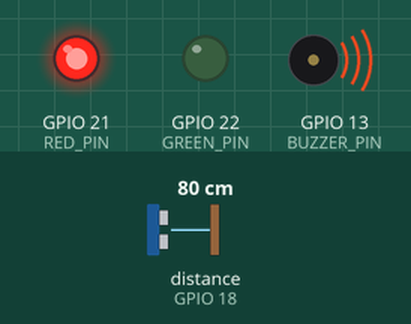
A sketch run on a simulated ESP32. Shown: output pins drawn as LEDs (lit = HIGH), buzzer (waves = sounding). Wiring (from diagram.json): ultrasonic range finder: trigger GPIO 19; echo GPIO 18. The test bench sets the inputs (shaded band); at power-on: distance to the obstacle (sensor on GPIO 18) 80 cm. The echo pulse lasts 58.3 µs per cm; WiFi joins after 1.5 s; servers stay silent unless stated; no MQTT or app messages arrive unless stated; pins used as bus, display or sensor lines are not drawn; what the sketch prints to the serial monitor is not drawn.

Above: at 2.7 s.
2.8 s: distance to the obstacle (sensor on GPIO 18) set to 23 cm
6.6 s: distance to the obstacle (sensor on GPIO 18) set to 20 cm
At 8.7 s:
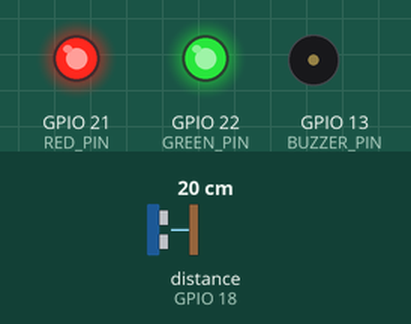
10.4 s: distance to the obstacle (sensor on GPIO 18) set to 12 cm
14.2 s: distance to the obstacle (sensor on GPIO 18) set to 9 cm
At 17.0 s:
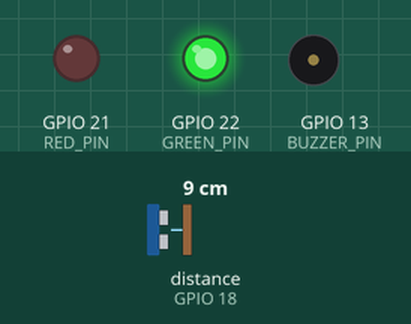
18.0 s: distance to the obstacle (sensor on GPIO 18) set to 18 cm
At 20.6 s:
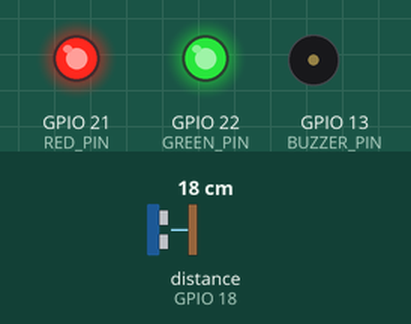
21.8 s: distance to the obstacle (sensor on GPIO 18) set to 2 cm
At 22.9 s:
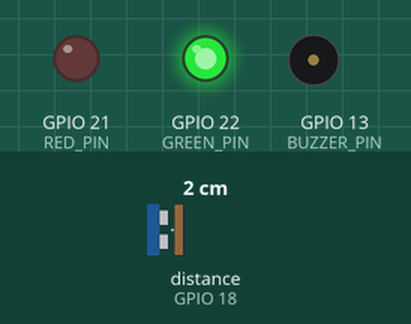
Timing chart, 0 to 24.8 s (numbered marks = the images above; inputs shaded):
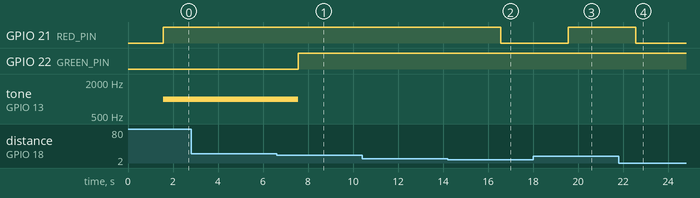

Measured:
- the behaviour switches between 22 and 21 cm on distance to the obstacle (sensor on GPIO 18) (found by bisection; images 0 and 1)
- the behaviour switches between 11 and 10 cm on distance to the obstacle (sensor on GPIO 18) (found by bisection; images 1 and 2)
- after the input at 2.8 s, every drawn part: stays the same
- after the input at 6.6 s, GPIO 22 (GREEN_PIN): LOW → HIGH after 0.96 s; tone on GPIO 13 (BUZZER_PIN): 1000 Hz → silent after 0.96 s
- after the input at 10.4 s, every drawn part: stays the same
- after the input at 14.2 s, GPIO 21 (RED_PIN): HIGH → LOW after 2.4 s
- after the input at 18.0 s, GPIO 21 (RED_PIN): LOW → HIGH after 1.6 s
- after the input at 21.8 s, GPIO 21 (RED_PIN): HIGH → LOW after 0.77 s

The sketch:

sketch.ino
```cpp
#include <WiFi.h>
#include <PubSubClient.h>

// WiFi
constexpr const char* SSID = "Wokwi-GUEST";
constexpr const char* PASSWORD = "";

// MQTT
constexpr const char* MQTT_SERVER = "broker.hivemq.com";
constexpr const char* TOPIC_NIVEL = "hidrosafe/sensor/nivel";

// Pinos
constexpr int TRIG_PIN = 19;
constexpr int ECHO_PIN = 18;
constexpr int RED_PIN = 21;
constexpr int GREEN_PIN = 22;
constexpr int BUZZER_PIN = 13;

WiFiClient espClient;
PubSubClient mqttClient(espClient);

enum NivelAgua { NORMAL, ATENCAO, CRITICO };

void conectarWiFi() {
  Serial.print("Conectando ao WiFi ");
  Serial.println(SSID);
  WiFi.begin(SSID, PASSWORD);
  while (WiFi.status() != WL_CONNECTED) {
    delay(500);
    Serial.print(".");
  }
  Serial.println("\nWiFi conectado. IP: " + WiFi.localIP().toString());
}

void conectarMQTT() {
  while (!mqttClient.connected()) {
    Serial.print("Conectando ao MQTT...");
    if (mqttClient.connect("ESP32_HidroSafe")) {
      Serial.println("Conectado!");
    } else {
      Serial.print("Erro: ");
      Serial.print(mqttClient.state());
      Serial.println(" Tentando novamente em 5s...");
      delay(5000);
    }
  }
}

long medirDistanciaCM() {
  digitalWrite(TRIG_PIN, LOW);
  delayMicroseconds(2);
  digitalWrite(TRIG_PIN, HIGH);
  delayMicroseconds(10);
  digitalWrite(TRIG_PIN, LOW);
  return pulseIn(ECHO_PIN, HIGH) * 0.034 / 2;
}

NivelAgua determinarNivel(long cm) {
  if (cm < 10) return NORMAL;
  if (cm <= 20) return ATENCAO;
  return CRITICO;
}

void atualizarLED(NivelAgua nivel) {
  switch (nivel) {
    case NORMAL:
      digitalWrite(RED_PIN, LOW);
      digitalWrite(GREEN_PIN, HIGH);
      break;
    case ATENCAO:
      digitalWrite(RED_PIN, HIGH);
      digitalWrite(GREEN_PIN, HIGH);
      break;
    case CRITICO:
      digitalWrite(RED_PIN, HIGH);
      digitalWrite(GREEN_PIN, LOW);
      break;
  }
}

void buzinar(NivelAgua nivel) {
  nivel == CRITICO ? tone(BUZZER_PIN, 1000) : noTone(BUZZER_PIN);
}

const char* nivelToString(NivelAgua nivel) {
  switch (nivel) {
    case NORMAL: return "Normal";
    case ATENCAO: return "Atenção";
    case CRITICO: return "CRÍTICO!!!!";
    default: return "";
  }
}

void setup() {

  Serial.begin(115200);

  pinMode(TRIG_PIN, OUTPUT);
  pinMode(ECHO_PIN, INPUT);
  pinMode(RED_PIN, OUTPUT);
  pinMode(GREEN_PIN, OUTPUT);
  pinMode(BUZZER_PIN, OUTPUT);

  conectarWiFi();
  mqttClient.setServer(MQTT_SERVER, 1883);

}

void loop() {

  if (!mqttClient.connected()) conectarMQTT();
  mqttClient.loop();

  long distancia = medirDistanciaCM();
  NivelAgua nivel = determinarNivel(distancia);

  atualizarLED(nivel);
  buzinar(nivel);

  // Converte enum NivelAgua para string
  const char* nivelStr = nivelToString(nivel);

  // Monta JSON com distância e nível
  char payload[150];
  sprintf(payload, "{\"distancia\": %ld, \"nivel\": \"%s\"}", distancia, nivelStr);

  mqttClient.publish(TOPIC_NIVEL, payload);

  Serial.printf("Mensagem MQTT enviada: %s\n", payload);

  delay(3000);

}
```
